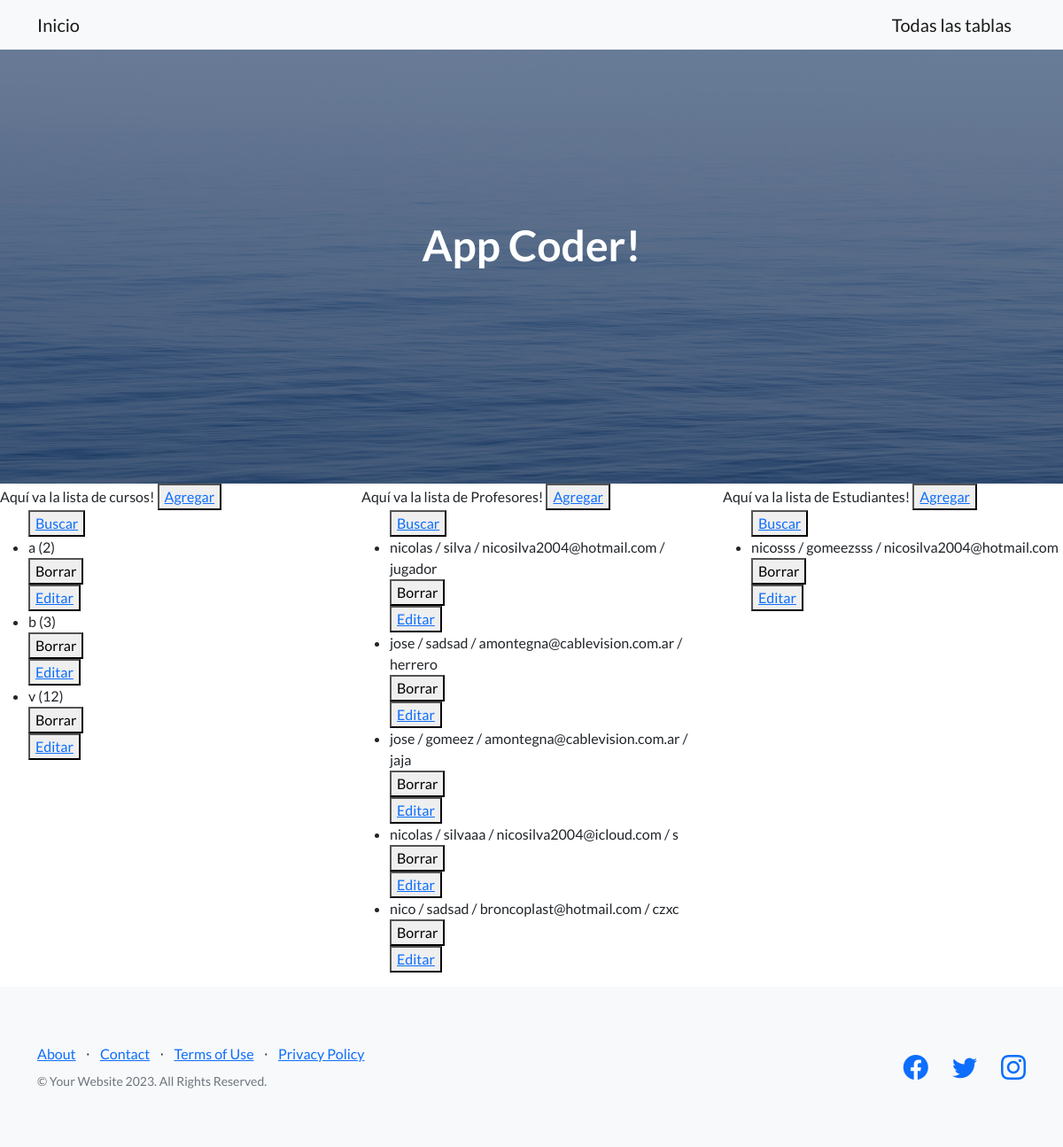
/AppCoder/leer_todo/, run on the app's committed database.
### AppCoder/models.py (models this page shows, shortened)
class Curso(models.Model):
    curso = models.CharField(max_length=100)
    camada = models.IntegerField()

class Profesor(models.Model):
    nombre = models.CharField(max_length=50)
    apellido = models.CharField(max_length=50)
    email = models.EmailField(max_length=50)
    profesion = models.CharField(max_length=50)

class Estudiante(models.Model):
    nombre = models.CharField(max_length=50)
    apellido = models.CharField(max_length=50)
    email = models.EmailField(max_length=50)

### AppCoder/views.py (the view)
# urls.py: path("leer_todo/",Lista_todo, name="leer_todo"),
def Lista_todo(request):
    profesores = Profesor.objects.all()
    cursos = Curso.objects.all()
    estudiantes = Estudiante.objects.all()
    return render(request, "AppCoder/leer_todo.html", {"profesores":profesores,"cursos":cursos,"estudiantes":estudiantes})

### AppCoder/templates/AppCoder/leer_todo.html
{% extends "AppCoder/padre.html" %}
{% block contenidoQueCambia %}
<div class="containter">
    <div class="row">
        <div class="col-4">
            Aquí va la lista de cursos!
            <button>
                <a href="{% url 'AppCoder:crea_curso' %}">Agregar</a>
            </button>
            {% if cursos %}
            <ul>
                <button>
                    <a href="{% url 'AppCoder:cursos-buscar' %}">Buscar</a>
                </button>
                {% for curso in cursos %}
                <li>{{ curso.curso }} ({{ curso.camada }})</li>
                <div>
                    <form action="{% url 'AppCoder:eliminar_curso' curso.id %}" method="post">{% csrf_token %}
                        <button type="submit">Borrar</button>
                    </form>
                    <button>
                        <a href="{% url 'AppCoder:editar_curso' curso.id %}">Editar</a>
                    </button>
                </div>
                {% endfor %}
            </ul>
            {% else %}
            <h1>Lista vacia</h1>
            {% endif %}
        </div>
        <div class="col-4">
            Aquí va la lista de Profesores!
            <button>
                <a href="{% url 'AppCoder:crea_profesor' %}">Agregar</a>
            </button>
            {% if profesores %}
            <ul>
                <button>
                    <a href="{% url 'AppCoder:profesor_buscar' %}">Buscar</a>
                </button>
                {% for profesor in profesores %}
                <li>{{ profesor.nombre }} / {{ profesor.apellido }} / {{ profesor.email }} / {{ profesor.profesion }}</li>
                <div>
                    <form action="{% url 'AppCoder:eliminar_profesor' profesor.id %}" method="post">{% csrf_token %}
                        <button type="submit">Borrar</button>
                    </form>
                    <button>
                        <a href="{% url 'AppCoder:editar_profesor' profesor.id %}">Editar</a>
                    </button>
                </div>
                {% endfor %}
            </ul>
            {% else %}
            <h1>Lista vacia</h1>
            {% endif %}
        </div>
        <div class="col-4">
            Aquí va la lista de Estudiantes!
            <button>
                <a href="{% url 'AppCoder:crea_estudiante' %}">Agregar</a>
            </button>
            {% if estudiantes %}
            <ul>
                <button>
                    <a href="{% url 'AppCoder:estudianteBuscar' %}">Buscar</a>
                </button>
                {% for estudiante in estudiantes %}
                <li>{{ estudiante.nombre }} / {{ estudiante.apellido }} / {{ estudiante.email }}</li>
                <div>
                    <form action="{% url 'AppCoder:eliminar_estudiante' estudiante.id %}" method="post">{% csrf_token %}
                        <button type="submit">Borrar</button>
                    </form>
                    <button>
                        <a href="{% url 'AppCoder:editar_estudiante' estudiante.id %}">Editar</a>
                    </button>
                </div>
                {% endfor %}
            </ul>
            {% else %}
            <h1>Lista vacia</h1>
        {% endif %}
        </div>
    </div>
</div>
{% endblock %}

### AppCoder/templates/AppCoder/padre.html (shortened to what this page needs)
{% load static %}
<!DOCTYPE html>
<html lang="en">
    <head>
        <link href="https://cdn.jsdelivr.net/npm/bootstrap-icons@1.5.0/font/bootstrap-icons.css" rel="stylesheet" type="text/css" />
        <link href="../../static/css/styles.css" rel="stylesheet" />
    </head>
    <body>
        <nav class="navbar navbar-light bg-light static-top">
            <div class="container">
                <a class="navbar-brand" href="/AppCoder/inicio/">Inicio</a>
                <a class="navbar-brand" href="/AppCoder/leer_todo/">Todas las tablas</a>
            </div>
        </nav>
        <header class="masthead">
            <div class="container position-relative">
                <div class="row justify-content-center">
                    <div class="col-xl-6">
                        <div class="text-center text-white">
                            <h1 class="mb-5">App Coder!</h1>
                        </div>
                    </div>
                </div>
            </div>
        </header>
        {% block contenidoQueCambia %}
        {% endblock %}
        <footer class="footer bg-light">
            <div class="container">
                <div class="row">
                    <div class="col-lg-6 h-100 text-center text-lg-start my-auto">
                        <ul class="list-inline mb-2">
                            <li class="list-inline-item"><a href="#!">About</a></li>
                            <li class="list-inline-item">⋅</li>
                            <li class="list-inline-item"><a href="#!">Contact</a></li>
                            <li class="list-inline-item">⋅</li>
                            <li class="list-inline-item"><a href="#!">Terms of Use</a></li>
                            <li class="list-inline-item">⋅</li>
                            <li class="list-inline-item"><a href="#!">Privacy Policy</a></li>
                        </ul>
                        <p class="text-muted small mb-4 mb-lg-0">&copy; Your Website 2023. All Rights Reserved.</p>
                    </div>
                    <div class="col-lg-6 h-100 text-center text-lg-end my-auto">
                        <ul class="list-inline mb-0">
                            <li class="list-inline-item me-4">
                                <a href="#!"><i class="bi-facebook fs-3"></i></a>
                            </li>
                            <li class="list-inline-item me-4">
                                <a href="#!"><i class="bi-twitter fs-3"></i></a>
                            </li>
                            <li class="list-inline-item">
                                <a href="#!"><i class="bi-instagram fs-3"></i></a>
                            </li>
                        </ul>
                    </div>
                </div>
            </div>
        </footer>
    </body>
</html>

### data on the page
Curso: curso "a", camada "2"
Curso: curso "b", camada "3"
Curso: curso "v", camada "12"
Profesor: nombre "nicolas", apellido "silva", email "nicosilva2004@hotmail.com", profesion "jugador"
Profesor: nombre "jose", apellido "sadsad", email "amontegna@cablevision.com.ar", profesion "herrero"
Profesor: nombre "jose", apellido "gomeez", email "amontegna@cablevision.com.ar", profesion "jaja"
Profesor: nombre "nicolas", apellido "silvaaa", email "nicosilva2004@icloud.com", profesion "s"
Profesor: nombre "nico", apellido "sadsad", email "broncoplast@hotmail.com", profesion "czxc"
Estudiante: nombre "nicosss", apellido "gomeezsss", email "nicosilva2004@hotmail.com"
